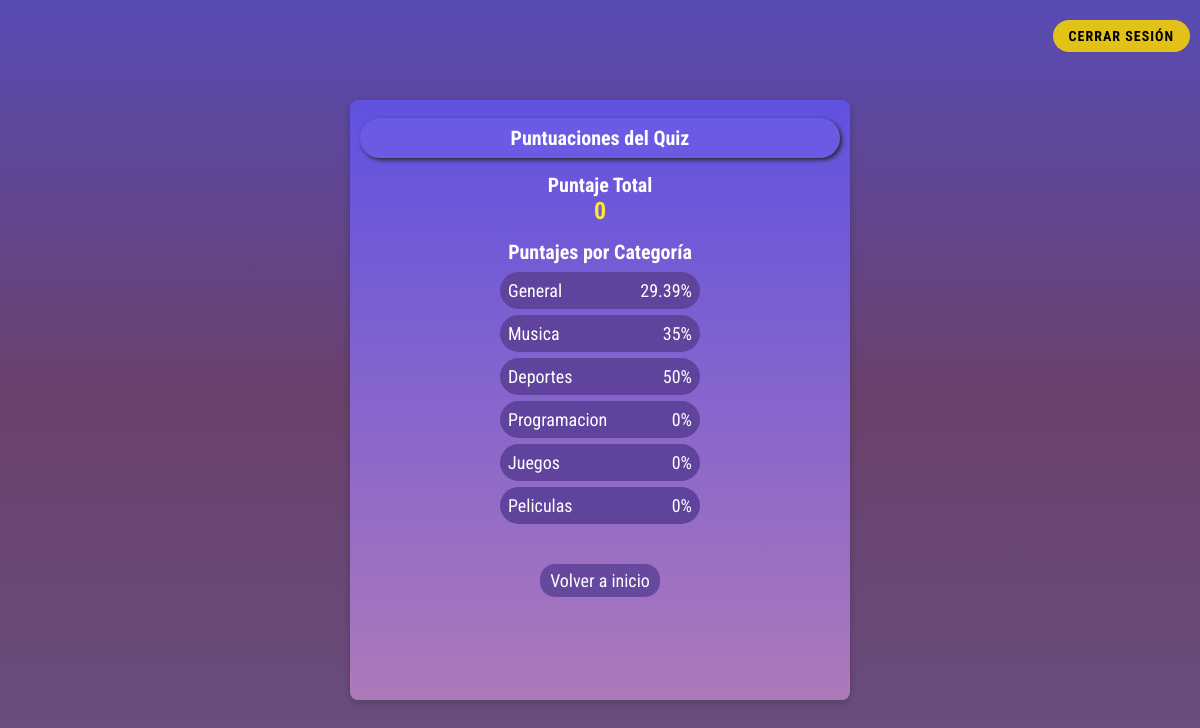
/vistas/registro.php (signed in), run on the app's committed database.
### tables this page shows
CREATE TABLE `calificaciones` (
  `calificacion_id` int(11) NOT NULL,
  `usuario_id` int(11) DEFAULT NULL,
  `tests_totales` int(11) DEFAULT 0,
  `preguntas_acertadas_totales` int(11) DEFAULT 0,
  `tests_tipo_general` int(11) DEFAULT 0,
  `preguntas_acertadas_tipo_general` int(11) DEFAULT 0,
  `tests_tipo_musica` int(11) DEFAULT 0,
  `preguntas_acertadas_tipo_musica` int(11) DEFAULT 0,
  `tests_tipo_deportes` int(11) DEFAULT 0,
  `preguntas_acertadas_tipo_deportes` int(11) DEFAULT 0,
  `tests_tipo_programacion` int(11) DEFAULT 0,
  `preguntas_acertadas_tipo_programacion` int(11) DEFAULT 0,
  `tests_tipo_juegos` int(11) DEFAULT 0,
  `preguntas_acertadas_tipo_juegos` int(11) DEFAULT 0,
  `tests_tipo_peliculas` int(11) DEFAULT 0,
  `preguntas_acertadas_tipo_peliculas` int(11) DEFAULT 0
);

### inc/database.php (called while the page is built, shortened)
<?php
function obtenerCalificacionTotalPorId($con, $usuarioId) {
    $sql = "SELECT * FROM calificaciones WHERE usuario_id = ?";
    $stmt = mysqli_prepare($con, $sql);
    if ($stmt) {
        mysqli_stmt_bind_param($stmt, "i", $usuarioId);
        mysqli_stmt_execute($stmt);
        $resultado = mysqli_stmt_get_result($stmt);
        if ($fila = mysqli_fetch_assoc($resultado)) {
            return $fila;
        }
    }
    return null;
}
?>

### inc/quizFunctions.php (called while the page is built)
<?php
function calcularPorcentaje($totalAcertadas, $testsTotales) {
    if ($testsTotales == 0 || $totalAcertadas == 0) {
        return 0;
    }else{
        $totalPreguntasRealizadas = $testsTotales * 10;
        $porcentaje = ($totalAcertadas / $totalPreguntasRealizadas) * 100;
    }
    return round($porcentaje, 2);
}
?>

### inc/regisRankFunctions.php (the view)
<?php
require_once 'database.php';
require_once 'quizFunctions.php';
function generarCategorias($conexion, $usuarioId) {
    $calificaciones = obtenerCalificacionTotalPorId($conexion, $usuarioId);
    if ($calificaciones) {
        foreach ($calificaciones as $columna => $valor) {
            if (strpos($columna, "tests_tipo_") !== false) {
                $tipo = ucfirst(str_replace("tests_tipo_", "", $columna));
                $preguntasClave = "preguntas_acertadas_tipo_" . strtolower($tipo);
                $preguntasAcertadas = $calificaciones[$preguntasClave] ?? 0;
                $porcentaje = calcularPorcentaje($preguntasAcertadas, $valor);
                echo '<div class="score-category">
                <span>' . $tipo . '</span>
                <span id="' . strtolower($tipo) . '" class="percentage">' . $porcentaje . '%</span>
                </div>';
            }
        }
    }
}
?>

### css/registro.css (style rules this page uses)
* { margin: 0; padding: 0; box-sizing: border-box; font-family: 'Roboto Condensed', sans-serif; }
body { padding: 20px; height: 100vh; background: linear-gradient(#584bb4, #6a416b, #685082); display: flex; align-items: center; justify-content: center; }
.score-category { background-color: #60439d; padding: 8px; border-radius: 50px; display: flex; justify-content: space-between; align-items: center; margin: 6px auto; font-size: 18px; max-width: 200px }

### data on the page
calificaciones: porcentaje "29.39", porcentaje "35", porcentaje "50", preguntas_acertadas_tipo_programacion "0", preguntas_acertadas_tipo_juegos "0", preguntas_acertadas_tipo_peliculas "0"

### other printed values
$tipo "General"
$tipo "Musica"
$tipo "Deportes"
$tipo "Programacion"
$tipo "Juegos"
$tipo "Peliculas"
